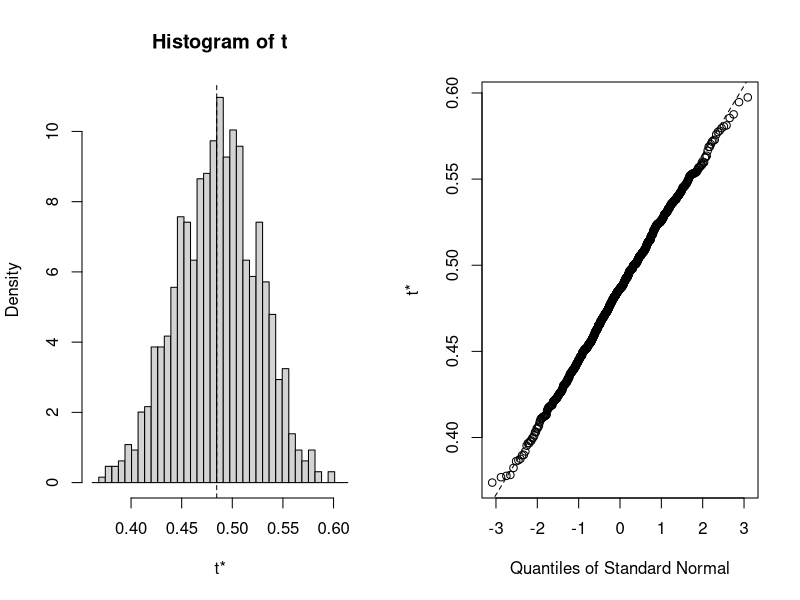

The R script that drew this image:
require(boot)

alpha <- function(x, y){
  vx = var(x)
  vy = var(y)
  cxy <- cov(x,y)
  return((vy-cxy)/(vx+vy-2*cxy))
}
x <- runif(n = 100, min = 0, max = 100)
y <- runif(n = 100, min = 0, max = 100)
df <- data.frame(x, y)
alpha(df$x, df$y)

alpha.fn <- function(data, index){
  with(data[index, ], alpha(x, y))
}

alpha.fn(df, 1:100)

alpha.fn(df, sample(x = 1:100, size = 100, replace = TRUE))

boot.out <- boot(df, alpha.fn, R=1000)
boot.out
plot(boot.out)

